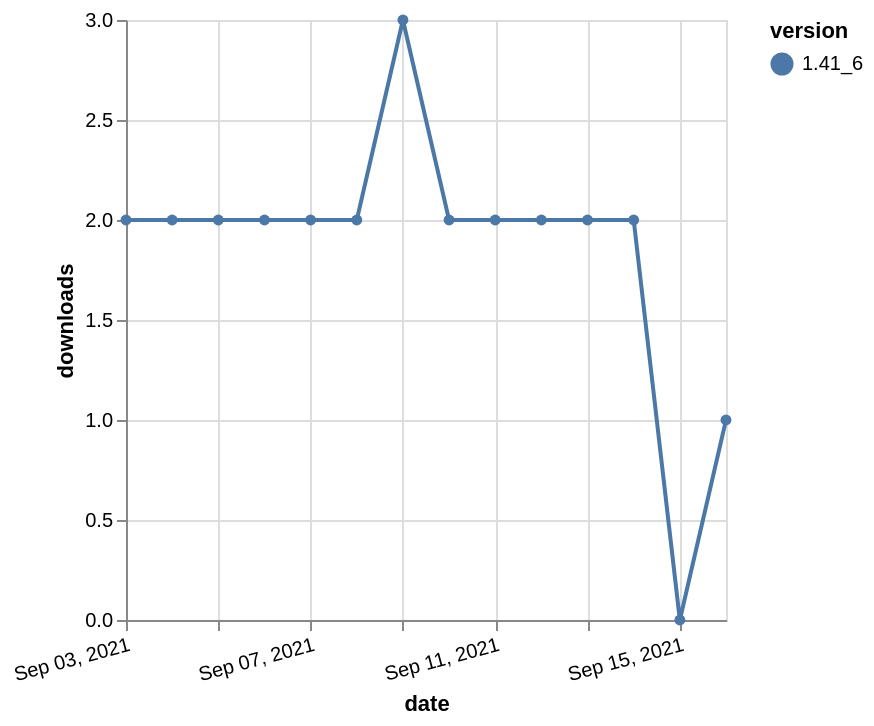

This figure's Vega-Lite source:
### Vega-Lite specification from a JSON file in a GitHub repository (floating-point values rounded to 4 significant figures)
{"$schema": "https://vega.github.io/schema/vega-lite/v5.json", "description": "A simple bar chart with embedded data.", "data": {"values": [{"date": "2021-09-03", "total": 2790, "delta": 2, "version": "1.41_6"}, {"date": "2021-09-04", "total": 2792, "delta": 2, "version": "1.41_6"}, {"date": "2021-09-05", "total": 2794, "delta": 2, "version": "1.41_6"}, {"date": "2021-09-06", "total": 2796, "delta": 2, "version": "1.41_6"}, {"date": "2021-09-07", "total": 2798, "delta": 2, "version": "1.41_6"}, {"date": "2021-09-08", "total": 2800, "delta": 2, "version": "1.41_6"}, {"date": "2021-09-09", "total": 2803, "delta": 3, "version": "1.41_6"}, {"date": "2021-09-10", "total": 2805, "delta": 2, "version": "1.41_6"}, {"date": "2021-09-11", "total": 2807, "delta": 2, "version": "1.41_6"}, {"date": "2021-09-12", "total": 2809, "delta": 2, "version": "1.41_6"}, {"date": "2021-09-13", "total": 2811, "delta": 2, "version": "1.41_6"}, {"date": "2021-09-14", "total": 2813, "delta": 2, "version": "1.41_6"}, {"date": "2021-09-15", "total": 2813, "delta": 0, "version": "1.41_6"}, {"date": "2021-09-16", "total": 2814, "delta": 1, "version": "1.41_6"}]}, "width": "container", "mark": {"type": "line", "point": {"filled": true}}, "encoding": {"x": {"field": "date", "type": "temporal", "timeUnit": "yearmonthdate", "title": "date", "axis": {"labelAngle": -15}}, "y": {"field": "delta", "type": "quantitative", "title": "downloads"}, "color": {"field": "version", "type": "nominal"}, "tooltip": {"field": "delta"}}}
